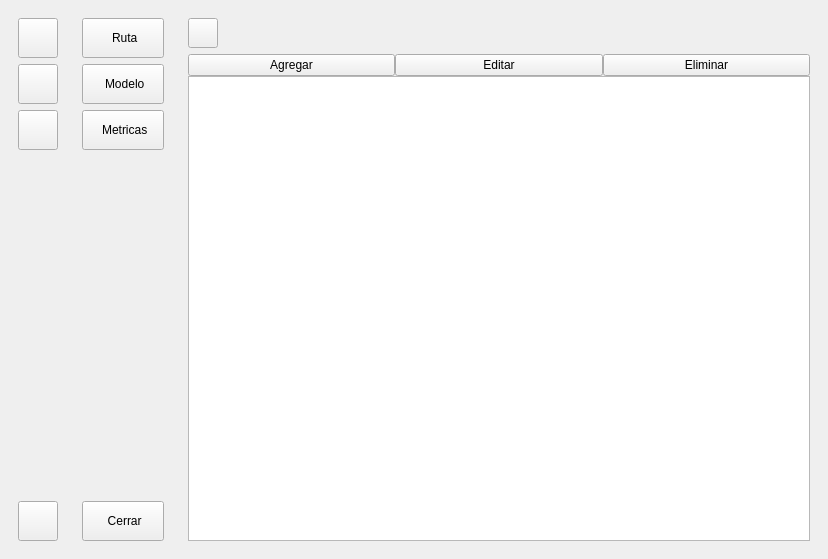
<?xml version="1.0" encoding="UTF-8"?>
<ui version="4.0">
 <class>MainWindow</class>
 <widget class="QMainWindow" name="MainWindow">
  <property name="geometry">
   <rect>
    <x>0</x>
    <y>0</y>
    <width>828</width>
    <height>559</height>
   </rect>
  </property>
  <property name="windowTitle">
   <string>MainWindow</string>
  </property>
  <widget class="QWidget" name="centralwidget">
   <layout class="QHBoxLayout" name="horizontalLayout_4">
    <item>
     <widget class="QWidget" name="iconOnly" native="true">
      <property name="maximumSize">
       <size>
        <width>81</width>
        <height>16777215</height>
       </size>
      </property>
      <layout class="QVBoxLayout" name="verticalLayout_3">
       <item>
        <layout class="QVBoxLayout" name="verticalLayout">
         <item>
          <widget class="QPushButton" name="Ruta1">
           <property name="minimumSize">
            <size>
             <width>40</width>
             <height>40</height>
            </size>
           </property>
           <property name="text">
            <string/>
           </property>
           <property name="icon">
            <iconset resource="resurces.qrc">
             <normaloff>:/newPrefix/img/map-marker (1).png</normaloff>
             <normalon>:/newPrefix/img/map-marker.png</normalon>
             <disabledoff>:/newPrefix/img/map-marker (1).png</disabledoff>:/newPrefix/img/map-marker (1).png</iconset>
           </property>
           <property name="iconSize">
            <size>
             <width>20</width>
             <height>20</height>
            </size>
           </property>
           <property name="checkable">
            <bool>true</bool>
           </property>
           <property name="autoExclusive">
            <bool>true</bool>
           </property>
          </widget>
         </item>
         <item>
          <widget class="QPushButton" name="Modelo1">
           <property name="minimumSize">
            <size>
             <width>40</width>
             <height>40</height>
            </size>
           </property>
           <property name="text">
            <string/>
           </property>
           <property name="icon">
            <iconset resource="resurces.qrc">
             <normaloff>:/newPrefix/img/cubes (1).png</normaloff>
             <normalon>img/cubes.png</normalon>
             <disabledoff>img/cubes (1).png</disabledoff>:/newPrefix/img/cubes (1).png</iconset>
           </property>
           <property name="iconSize">
            <size>
             <width>20</width>
             <height>20</height>
            </size>
           </property>
           <property name="checkable">
            <bool>true</bool>
           </property>
           <property name="autoExclusive">
            <bool>true</bool>
           </property>
          </widget>
         </item>
         <item>
          <widget class="QPushButton" name="Metricas1">
           <property name="minimumSize">
            <size>
             <width>40</width>
             <height>40</height>
            </size>
           </property>
           <property name="text">
            <string/>
           </property>
           <property name="icon">
            <iconset resource="resurces.qrc">
             <normaloff>:/newPrefix/img/settings-sliders (1).png</normaloff>
             <normalon>:/newPrefix/img/settings-sliders.png</normalon>
             <disabledoff>:/newPrefix/img/settings-sliders (1).png</disabledoff>:/newPrefix/img/settings-sliders (1).png</iconset>
           </property>
           <property name="iconSize">
            <size>
             <width>20</width>
             <height>20</height>
            </size>
           </property>
           <property name="checkable">
            <bool>true</bool>
           </property>
           <property name="autoExclusive">
            <bool>true</bool>
           </property>
          </widget>
         </item>
        </layout>
       </item>
       <item>
        <spacer name="verticalSpacer">
         <property name="orientation">
          <enum>Qt::Vertical</enum>
         </property>
         <property name="sizeHint" stdset="0">
          <size>
           <width>20</width>
           <height>334</height>
          </size>
         </property>
        </spacer>
       </item>
       <item>
        <widget class="QPushButton" name="Cerrar1">
         <property name="minimumSize">
          <size>
           <width>40</width>
           <height>40</height>
          </size>
         </property>
         <property name="text">
          <string/>
         </property>
         <property name="icon">
          <iconset>
           <normaloff>img/close (1).png</normaloff>img/close (1).png</iconset>
         </property>
         <property name="iconSize">
          <size>
           <width>20</width>
           <height>20</height>
          </size>
         </property>
        </widget>
       </item>
      </layout>
     </widget>
    </item>
    <item>
     <widget class="QWidget" name="fullMenu" native="true">
      <property name="minimumSize">
       <size>
        <width>100</width>
        <height>0</height>
       </size>
      </property>
      <property name="maximumSize">
       <size>
        <width>100</width>
        <height>16777215</height>
       </size>
      </property>
      <layout class="QVBoxLayout" name="verticalLayout_4">
       <item>
        <layout class="QVBoxLayout" name="verticalLayout_2">
         <item>
          <widget class="QPushButton" name="Ruta2">
           <property name="minimumSize">
            <size>
             <width>40</width>
             <height>40</height>
            </size>
           </property>
           <property name="cursor">
            <cursorShape>ArrowCursor</cursorShape>
           </property>
           <property name="text">
            <string> Ruta</string>
           </property>
           <property name="icon">
            <iconset resource="resurces.qrc">
             <normaloff>:/newPrefix/img/map-marker (1).png</normaloff>
             <normalon>:/newPrefix/img/map-marker.png</normalon>:/newPrefix/img/map-marker (1).png</iconset>
           </property>
           <property name="iconSize">
            <size>
             <width>20</width>
             <height>20</height>
            </size>
           </property>
           <property name="checkable">
            <bool>true</bool>
           </property>
           <property name="autoExclusive">
            <bool>true</bool>
           </property>
          </widget>
         </item>
         <item>
          <widget class="QPushButton" name="Modelo2">
           <property name="minimumSize">
            <size>
             <width>40</width>
             <height>40</height>
            </size>
           </property>
           <property name="text">
            <string> Modelo</string>
           </property>
           <property name="icon">
            <iconset resource="resurces.qrc">
             <normaloff>:/newPrefix/img/cubes (1).png</normaloff>
             <normalon>:/newPrefix/img/cubes.png</normalon>:/newPrefix/img/cubes (1).png</iconset>
           </property>
           <property name="iconSize">
            <size>
             <width>20</width>
             <height>20</height>
            </size>
           </property>
           <property name="checkable">
            <bool>true</bool>
           </property>
           <property name="autoExclusive">
            <bool>true</bool>
           </property>
          </widget>
         </item>
         <item>
          <widget class="QPushButton" name="Metricas2">
           <property name="minimumSize">
            <size>
             <width>40</width>
             <height>40</height>
            </size>
           </property>
           <property name="text">
            <string> Metricas</string>
           </property>
           <property name="icon">
            <iconset resource="resurces.qrc">
             <normaloff>:/newPrefix/img/settings-sliders (1).png</normaloff>
             <normalon>:/newPrefix/img/settings-sliders.png</normalon>
             <selectedon>:/newPrefix/img/settings-sliders.png</selectedon>:/newPrefix/img/settings-sliders (1).png</iconset>
           </property>
           <property name="iconSize">
            <size>
             <width>20</width>
             <height>20</height>
            </size>
           </property>
           <property name="checkable">
            <bool>true</bool>
           </property>
           <property name="autoExclusive">
            <bool>true</bool>
           </property>
          </widget>
         </item>
        </layout>
       </item>
       <item>
        <spacer name="verticalSpacer_2">
         <property name="orientation">
          <enum>Qt::Vertical</enum>
         </property>
         <property name="sizeHint" stdset="0">
          <size>
           <width>20</width>
           <height>334</height>
          </size>
         </property>
        </spacer>
       </item>
       <item>
        <widget class="QPushButton" name="Cerrar2">
         <property name="minimumSize">
          <size>
           <width>40</width>
           <height>40</height>
          </size>
         </property>
         <property name="text">
          <string> Cerrar</string>
         </property>
         <property name="icon">
          <iconset>
           <normaloff>img/close (1).png</normaloff>img/close (1).png</iconset>
         </property>
         <property name="iconSize">
          <size>
           <width>20</width>
           <height>20</height>
          </size>
         </property>
        </widget>
       </item>
      </layout>
     </widget>
    </item>
    <item>
     <widget class="QWidget" name="Content" native="true">
      <layout class="QVBoxLayout" name="verticalLayout_5">
       <item>
        <widget class="QPushButton" name="Menu">
         <property name="minimumSize">
          <size>
           <width>30</width>
           <height>30</height>
          </size>
         </property>
         <property name="maximumSize">
          <size>
           <width>30</width>
           <height>30</height>
          </size>
         </property>
         <property name="text">
          <string/>
         </property>
         <property name="icon">
          <iconset>
           <normaloff>img/apps.png</normaloff>img/apps.png</iconset>
         </property>
         <property name="iconSize">
          <size>
           <width>20</width>
           <height>20</height>
          </size>
         </property>
         <property name="checkable">
          <bool>true</bool>
         </property>
        </widget>
       </item>
       <item>
        <widget class="QStackedWidget" name="stackedWidget">
         <property name="currentIndex">
          <number>0</number>
         </property>
         <widget class="QWidget" name="pageRuta">
          <layout class="QVBoxLayout" name="verticalLayout_6">
           <property name="spacing">
            <number>0</number>
           </property>
           <property name="leftMargin">
            <number>0</number>
           </property>
           <property name="topMargin">
            <number>0</number>
           </property>
           <property name="rightMargin">
            <number>0</number>
           </property>
           <property name="bottomMargin">
            <number>0</number>
           </property>
           <item>
            <layout class="QHBoxLayout" name="horizontalLayout">
             <item>
              <widget class="QPushButton" name="AgregarParada">
               <property name="text">
                <string>Agregar</string>
               </property>
              </widget>
             </item>
             <item>
              <widget class="QPushButton" name="EditarParada">
               <property name="text">
                <string>Editar</string>
               </property>
              </widget>
             </item>
             <item>
              <widget class="QPushButton" name="EliminarParada">
               <property name="text">
                <string>Eliminar</string>
               </property>
              </widget>
             </item>
            </layout>
           </item>
           <item>
            <widget class="QListView" name="ListaParadas">
             <property name="maximumSize">
              <size>
               <width>16777215</width>
               <height>1200000</height>
              </size>
             </property>
            </widget>
           </item>
          </layout>
         </widget>
         <widget class="QWidget" name="pageMetricas">
          <widget class="QLabel" name="label_4">
           <property name="geometry">
            <rect>
             <x>0</x>
             <y>0</y>
             <width>51</width>
             <height>21</height>
            </rect>
           </property>
           <property name="text">
            <string>Metricas</string>
           </property>
          </widget>
         </widget>
         <widget class="QWidget" name="pageModelo">
          <widget class="QLabel" name="label_6">
           <property name="geometry">
            <rect>
             <x>0</x>
             <y>0</y>
             <width>47</width>
             <height>13</height>
            </rect>
           </property>
           <property name="text">
            <string>Modelo 3d</string>
           </property>
          </widget>
         </widget>
        </widget>
       </item>
      </layout>
     </widget>
    </item>
   </layout>
  </widget>
 </widget>
 <resources>
  <include location="resurces.qrc"/>
 </resources>
 <connections>
  <connection>
   <sender>Menu</sender>
   <signal>toggled(bool)</signal>
   <receiver>fullMenu</receiver>
   <slot>setHidden(bool)</slot>
   <hints>
    <hint type="sourcelabel">
     <x>235</x>
     <y>20</y>
    </hint>
    <hint type="destinationlabel">
     <x>180</x>
     <y>150</y>
    </hint>
   </hints>
  </connection>
  <connection>
   <sender>Menu</sender>
   <signal>toggled(bool)</signal>
   <receiver>iconOnly</receiver>
   <slot>setVisible(bool)</slot>
   <hints>
    <hint type="sourcelabel">
     <x>235</x>
     <y>24</y>
    </hint>
    <hint type="destinationlabel">
     <x>38</x>
     <y>248</y>
    </hint>
   </hints>
  </connection>
  <connection>
   <sender>Metricas2</sender>
   <signal>toggled(bool)</signal>
   <receiver>Metricas1</receiver>
   <slot>setChecked(bool)</slot>
   <hints>
    <hint type="sourcelabel">
     <x>134</x>
     <y>73</y>
    </hint>
    <hint type="destinationlabel">
     <x>67</x>
     <y>94</y>
    </hint>
   </hints>
  </connection>
  <connection>
   <sender>Modelo2</sender>
   <signal>toggled(bool)</signal>
   <receiver>Modelo1</receiver>
   <slot>setChecked(bool)</slot>
   <hints>
    <hint type="sourcelabel">
     <x>135</x>
     <y>112</y>
    </hint>
    <hint type="destinationlabel">
     <x>59</x>
     <y>120</y>
    </hint>
   </hints>
  </connection>
  <connection>
   <sender>Metricas1</sender>
   <signal>toggled(bool)</signal>
   <receiver>Metricas2</receiver>
   <slot>setChecked(bool)</slot>
   <hints>
    <hint type="sourcelabel">
     <x>58</x>
     <y>84</y>
    </hint>
    <hint type="destinationlabel">
     <x>135</x>
     <y>85</y>
    </hint>
   </hints>
  </connection>
  <connection>
   <sender>Ruta1</sender>
   <signal>toggled(bool)</signal>
   <receiver>Ruta2</receiver>
   <slot>setChecked(bool)</slot>
   <hints>
    <hint type="sourcelabel">
     <x>45</x>
     <y>34</y>
    </hint>
    <hint type="destinationlabel">
     <x>135</x>
     <y>52</y>
    </hint>
   </hints>
  </connection>
  <connection>
   <sender>Ruta2</sender>
   <signal>toggled(bool)</signal>
   <receiver>Ruta1</receiver>
   <slot>setChecked(bool)</slot>
   <hints>
    <hint type="sourcelabel">
     <x>122</x>
     <y>43</y>
    </hint>
    <hint type="destinationlabel">
     <x>69</x>
     <y>37</y>
    </hint>
   </hints>
  </connection>
  <connection>
   <sender>Modelo1</sender>
   <signal>toggled(bool)</signal>
   <receiver>Modelo2</receiver>
   <slot>setChecked(bool)</slot>
   <hints>
    <hint type="sourcelabel">
     <x>51</x>
     <y>111</y>
    </hint>
    <hint type="destinationlabel">
     <x>162</x>
     <y>122</y>
    </hint>
   </hints>
  </connection>
 </connections>
</ui>
